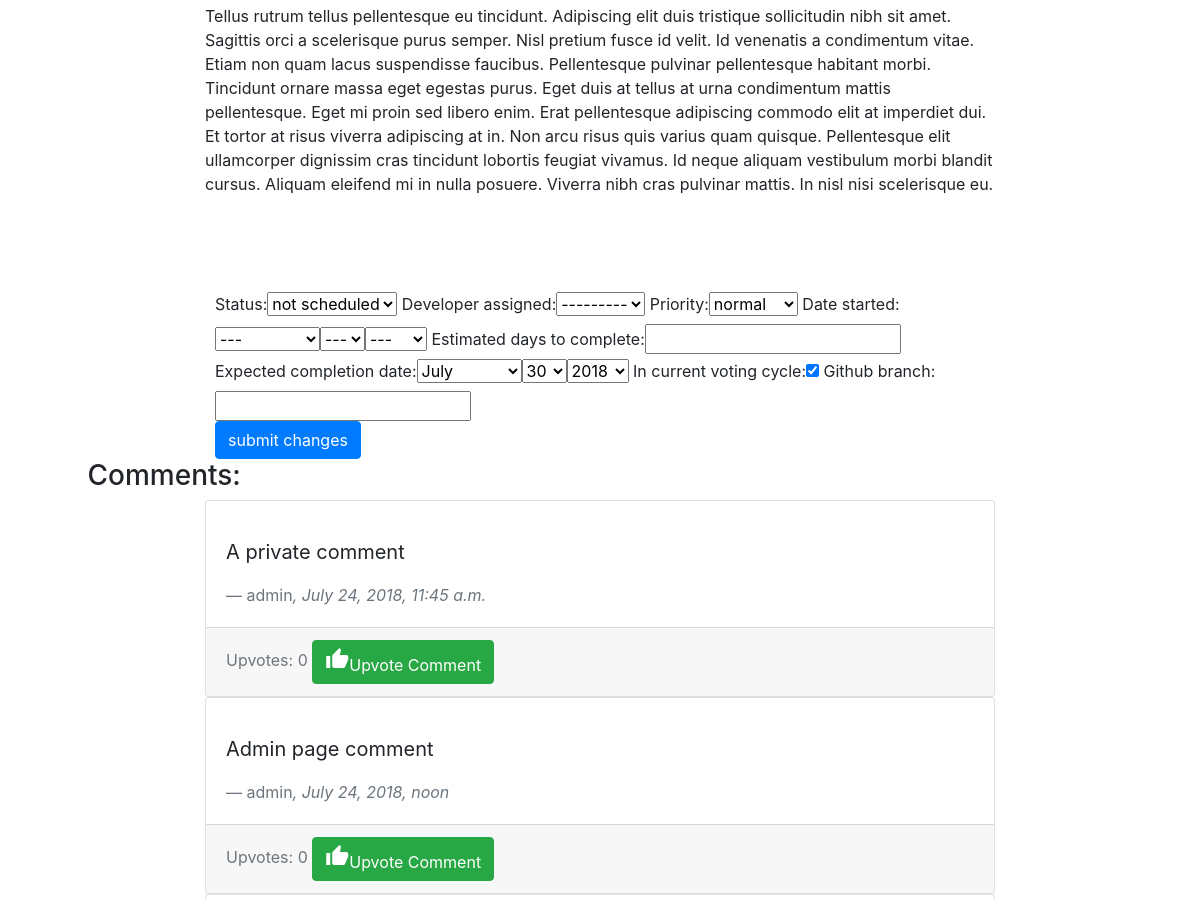
The app's page /suggestions/admin/105 (signed in, middle part), older data.
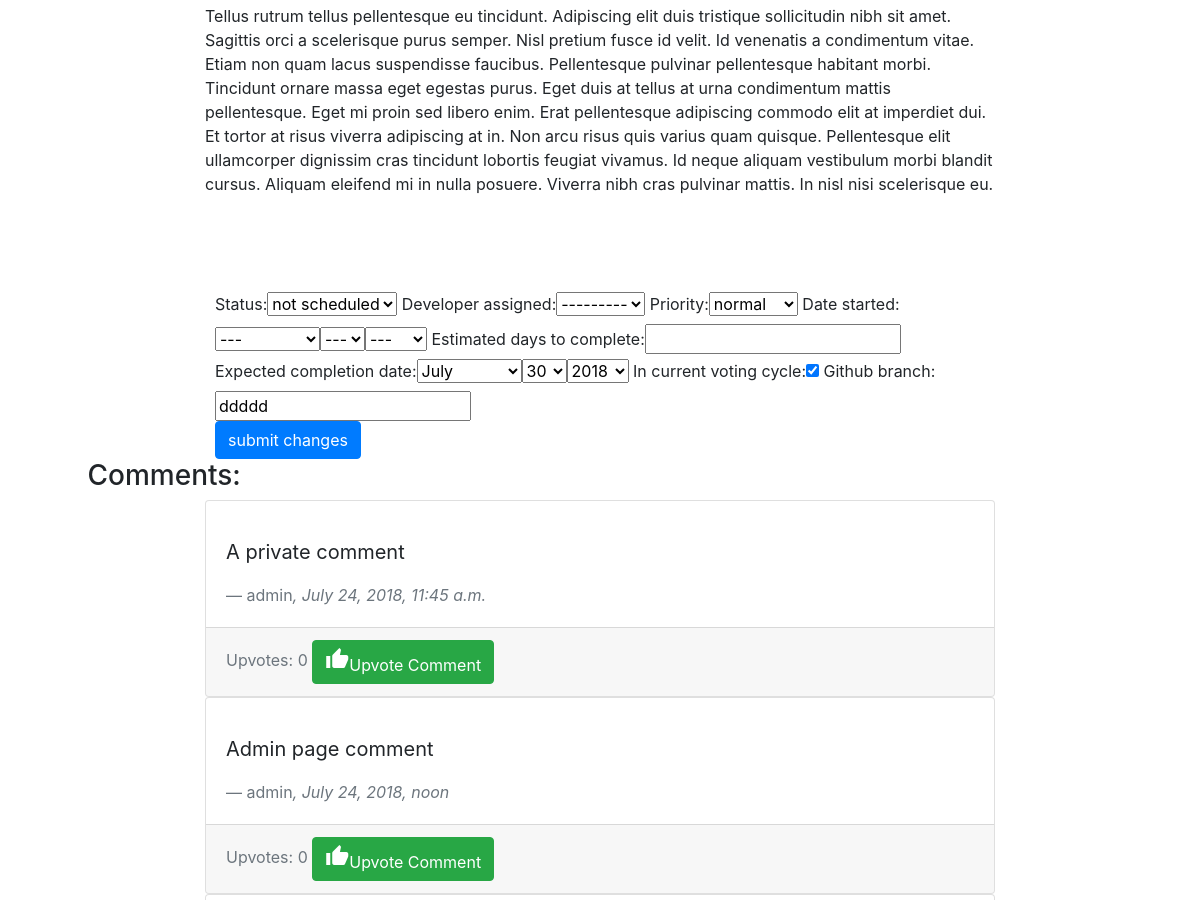
The same page, newer data.
### usersuggestions/models.py (models this page shows, shortened)
class SuggestionAdminPage(models.Model):
    status_choices = ((0, "not scheduled"), (1, "scheduled"), (2, "in progress"), (3, "completed"))
    priority_choices = ((0, "low"), (1, 'normal'), (2, 'high'))
    suggestion = models.ForeignKey(Suggestion, null=False, on_delete=models.CASCADE)
    status = models.PositiveSmallIntegerField(choices=status_choices, default=0)
    developer_assigned = models.ForeignKey(User, null=True, blank=True, on_delete=models.PROTECT)
    priority = models.PositiveSmallIntegerField(choices=priority_choices, null=True, blank=True, default=1)
    date_started = models.DateField(null=True, blank=True)
    estimated_days_to_complete = models.PositiveSmallIntegerField(null=True, blank=True)
    expected_completion_date = models.DateField(null=True, blank=True)
    date_completed = models.DateField(null=True, blank=True)
    in_current_voting_cycle = models.BooleanField(blank=False, default=True)
    github_branch = models.CharField(null=True, blank=True, max_length=50)
    was_successful = models.NullBooleanField(blank=True, null=True)
    current_winner = models.BooleanField(blank=False, default=False)

### usersuggestions/views.py (the view, shortened to what this page needs)
# urls.py: url(r'^admin/(?P<id>\d+)', render_suggestion_admin_page, name="admin_page"),
@login_required
def render_suggestion_admin_page(request, id):
    if not request.user.is_staff:
        return redirect("view_suggestion", id=id)
    suggestion = get_object_or_404(Suggestion, id=id)
    admin_page_values = get_object_or_404(SuggestionAdminPage, suggestion=suggestion)
    form = SuggestionAdminPageForm(instance=admin_page_values)
    comment_form = CommentForm(initial={"user": request.user, "suggestion": suggestion, "admin_page_comment": True, })
    comments = return_admin_suggestion_comments(suggestion)
    return render(request, "suggestion_admin_page.html",
                  {"form": form, "comment_form": comment_form, "comments": comments, "suggestion": suggestion})

### usersuggestions/forms.py
class SuggestionAdminPageForm(forms.ModelForm):
    def __init__(self, *args, **kwargs):
        super(SuggestionAdminPageForm, self).__init__(*args, **kwargs)
        self.fields["developer_assigned"].queryset = User.objects.filter(is_staff=True)
    class Meta:
        model = SuggestionAdminPage
        exclude = ["was_successful", "current_winner", "date_completed"]
        widgets = {"suggestion": forms.HiddenInput(), "date_started": forms.SelectDateWidget(),
                   "expected_completion_date": forms.SelectDateWidget(),
                   "estimated_days_to_complete": forms.NumberInput()}

class CommentForm(forms.ModelForm):
    class Meta:
        model = Comment
        exclude = ["date_time"]
        widgets = {"user": forms.HiddenInput(), "suggestion": forms.HiddenInput(),
                   "admin_page_comment": forms.HiddenInput()}

### accounts/models.py (called while the page is built)
    def __str__(self):
        return self.username

### market/cart.py (called while the page is built)
    def __len__(self):
        return sum(item['quantity'] for item in self.cart.values())

### market/coins.py (called while the page is built)
def return_user_coins(user):
    UserCoins.objects.get_or_create(user=user)
    user_row = UserCoins.objects.get(user=user)
    return user_row.coins

### usersuggestions/templates/suggestion_admin_page.html (shortened to what this page needs)
{% extends 'base.html' %} {% block title %} Suggestion Admin Page {% endblock %} {% load bootstrap_tags %}  {% block content %}
<main id="view-suggestion">
    <div class="row">
        <div class="col-xs-10 col-md-8 offset-xs-1 offset-md-2">
            <div id="details-section">
                <p>{{ suggestion.details|safe }}</p>
            </div>
        </div>
    </div>
    <div class="col-xs-10 col-md-8 offset-md-2 offset-xs-1">
        <form id="admin-page-form" method="POST">
            {{ form|as_bootstrap }}
            <input type="submit" class="btn btn-primary" value="submit changes" name="adminPageSubmit">
        </form>
    </div>
</main>
<footer id="suggestion-comments">
    <div id="comments">
        <div class="row">
            <div class="offset-1">
                <h3 id="comments-title">Comments:</h3>
            </div>
        </div>
        {% for comment in comments %}
        <div class="row">
            <div class="col-xs-10 col-md-8 offset-xs-1 offset-md-2">
                <div class="card">
                    <div class="card-body">
                        <blockquote class="blockquote mb-0">
                            <p>{{ comment.comment|safe }}</p>
                            <footer class="blockquote-footer">{{ comment.user }}<cite title="Source Title">, {{ comment.date_time }}</cite></footer>
                        </blockquote>
                    </div>
                    <div class="card-footer text-muted">
                        Upvotes: {{ comment.upvotes }} <a class="btn upvote-btn btn-success "
                                                          href="{% url 'upvote_comment' comment.id %}" role="button">
                        <i class="material-icons">thumb_up</i>Upvote Comment</a>
                    </div>
                </div>
            </div>
        </div>
        {% endfor %}
    </div>
</footer>
{% endblock %}

Row changes from the older to the newer data that the page shows:
changed SuggestionAdminPage "not scheduled": github_branch (not shown) → "ddddd"
